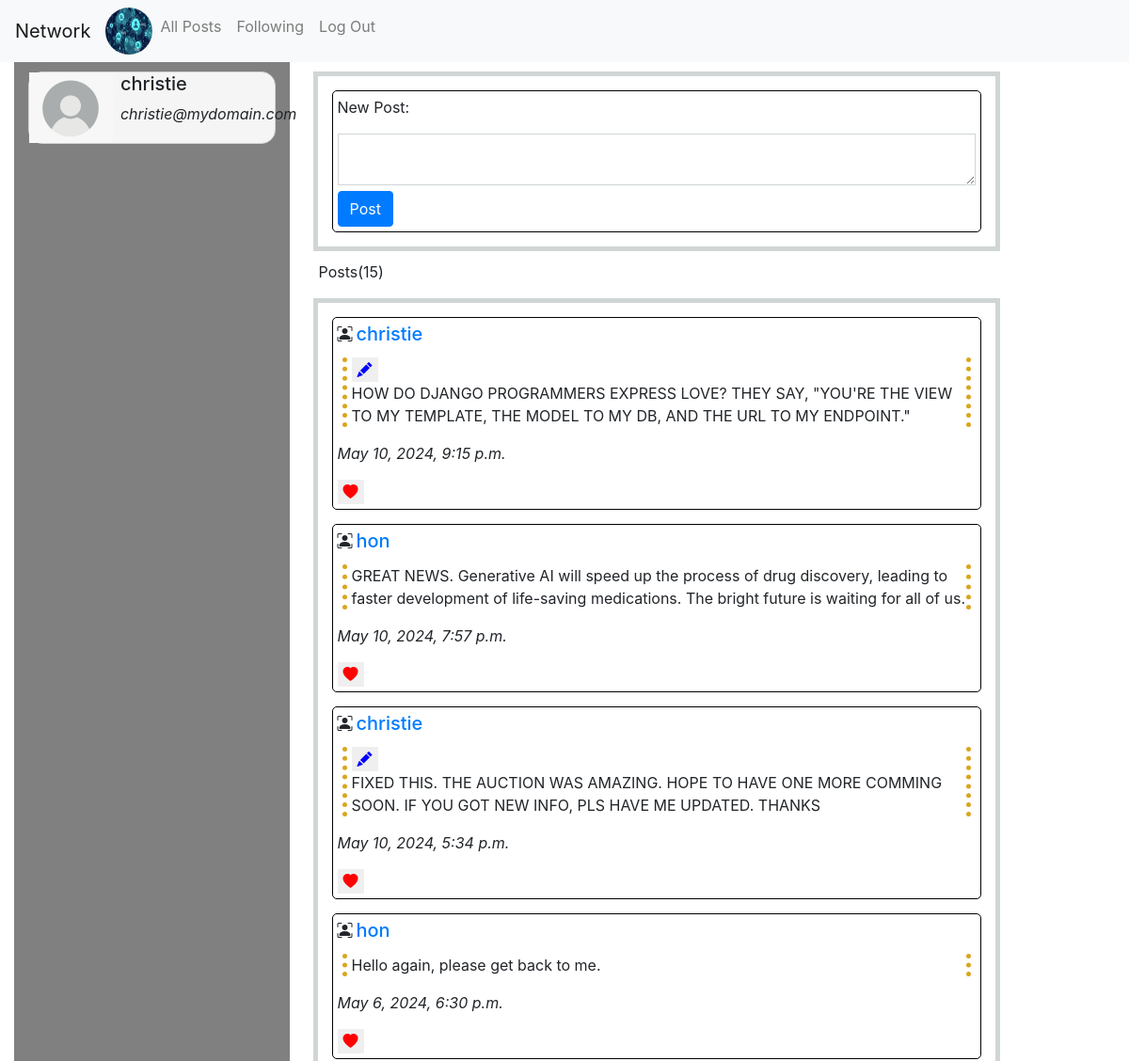
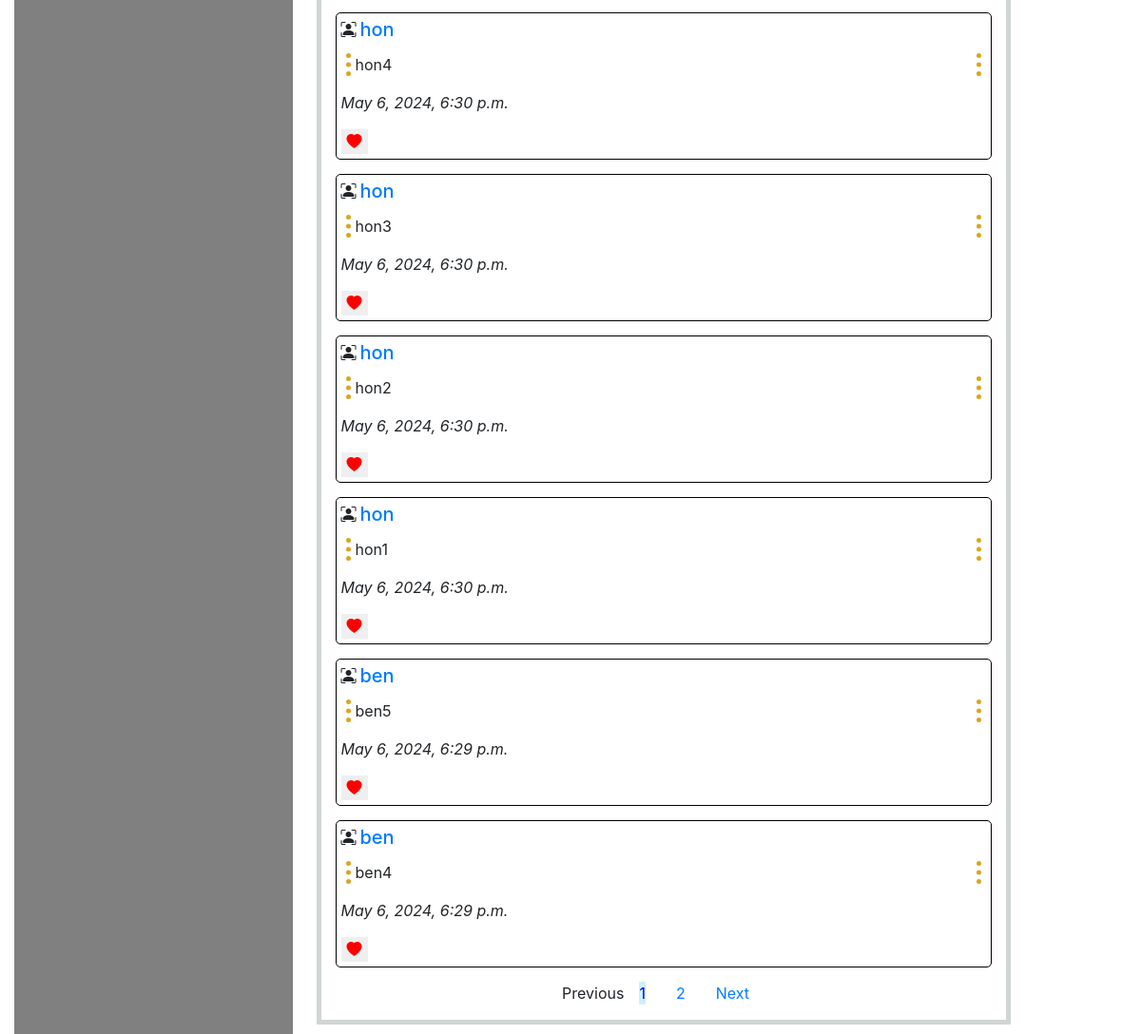
Before: / (signed in) with the older database file (2 pictures, top to bottom).
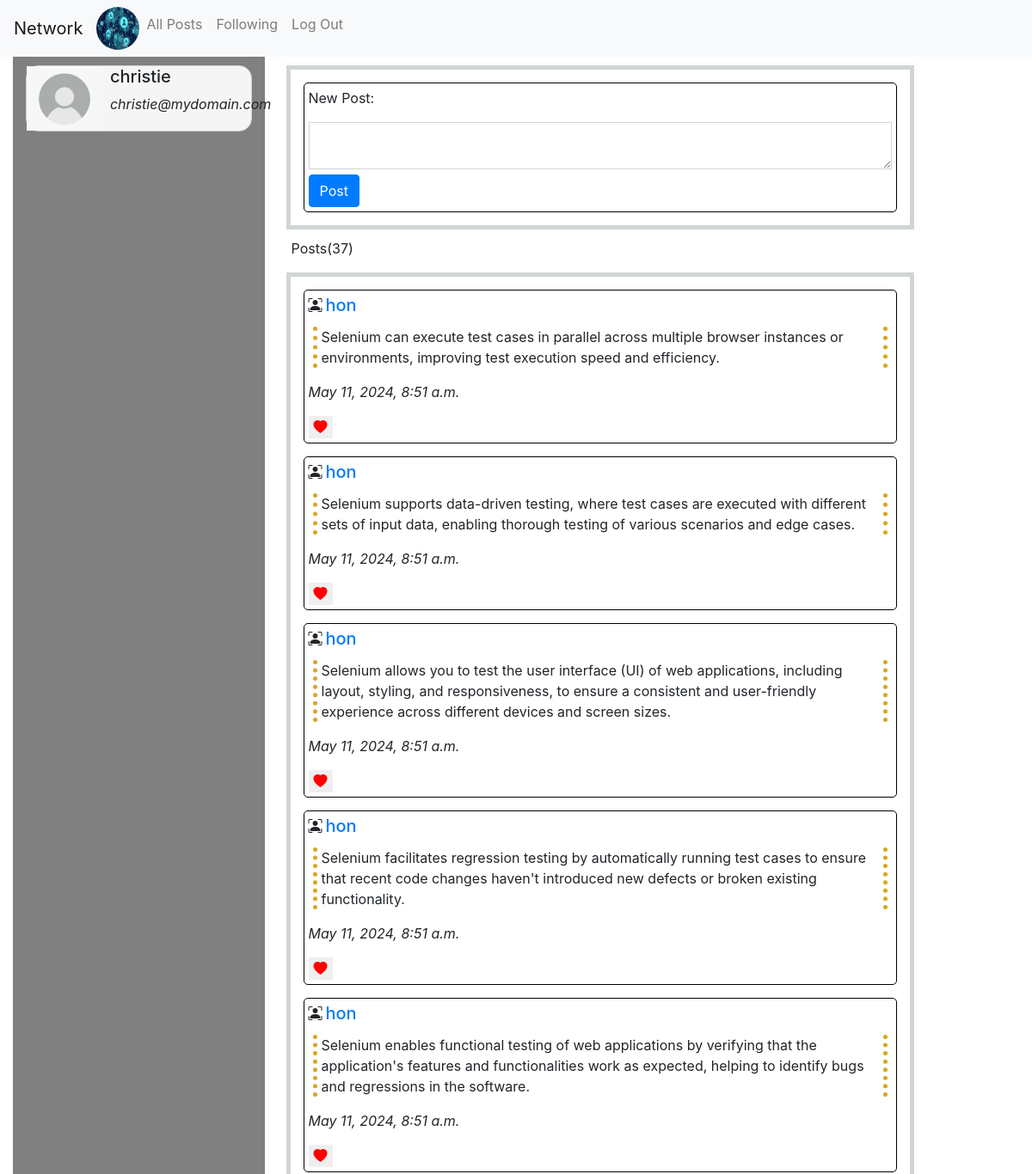
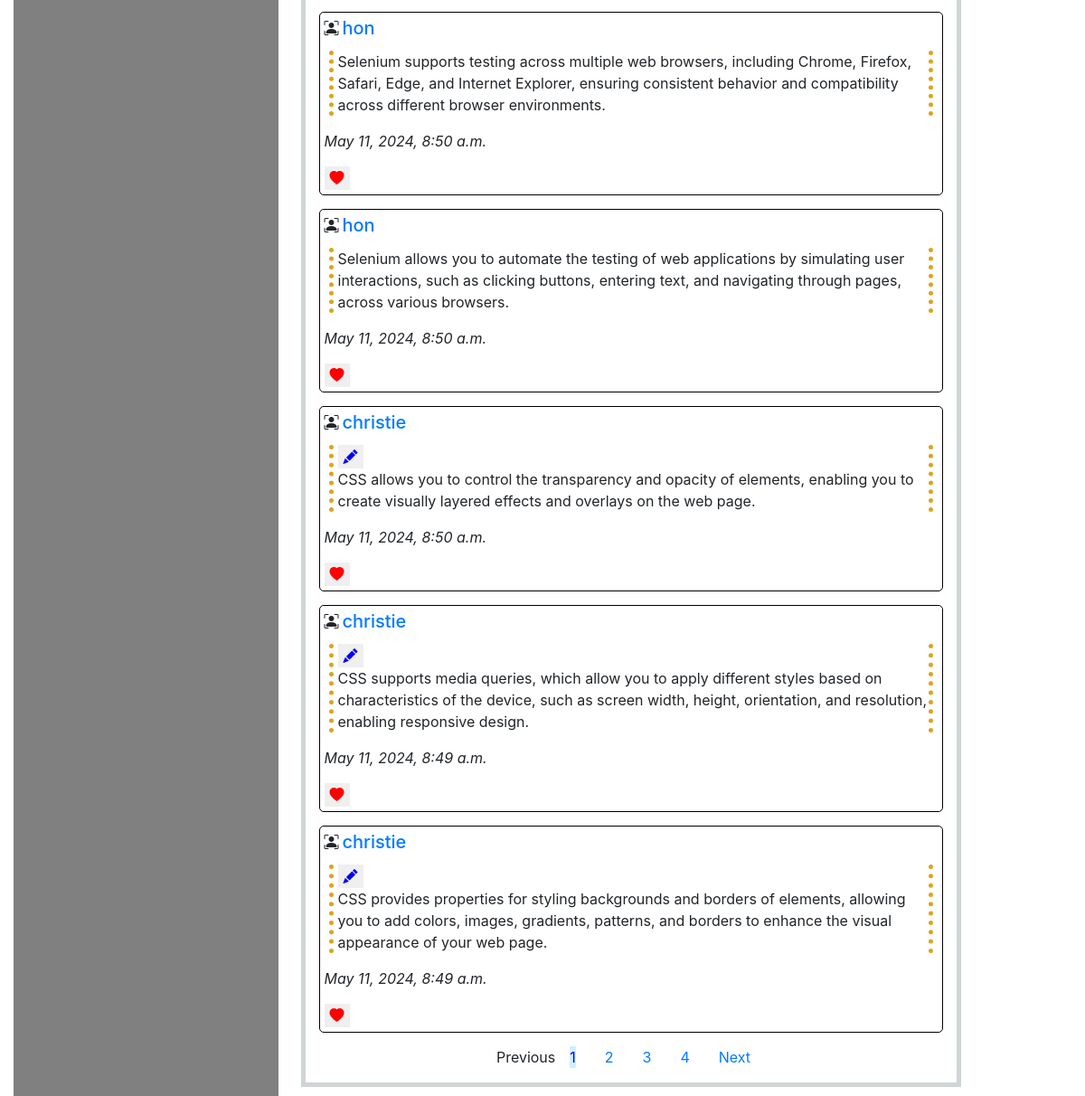
After: the same page with the newer database file (2 pictures, top to bottom).
### network/models.py (models this page shows)
class Post(models.Model):
    poster=models.ForeignKey(User,on_delete=models.CASCADE,related_name="posts")
    content=models.TextField()
    timestamp=models.DateTimeField(auto_now_add=True)

class User(AbstractUser):
    pass

### network/views.py (the view)
# urls.py: path("", views.index, name="index"),
def index(request):
    posts=Post.objects.filter(poster__in=User.objects.all())
    post_counts=len(posts)
    posts=posts.order_by('-timestamp')
    like_counts=[{post.id:post.post_likes.count()} for post in posts]
    key_to_display = 'id'
    for item in like_counts:
        if key_to_display in item:
            logging.debug(f'{item[key_to_display]}')
    paginator = Paginator(posts, 10)
    page = request.GET.get('page', 1)
    try:
        posts = paginator.page(page)
    except PageNotAnInteger:
        posts = paginator.page(1)
    except EmptyPage:
        posts = paginator.page(paginator.num_pages)
    return render(request, "network/index.html",{'posts':posts,'like_counts':like_counts,'post_counts':post_counts})

### network/templates/network/index.html (shortened to what this page needs)
{% extends "network/layout.html" %}
{% load static %}
{%block body %}
<div class="index-container row">
   <div class="col-3 left">
    {%if request.user.is_authenticated%}
      <div class="d-flex person">
         <img src="{% static 'network/images/person.png' %}" alt='person' width="90" height="75" />
         <div class="sub-person ml-2">
            <h5>{{request.user.username}}</h5>
            <p><i>{{request.user.email}}</i></p>
         </div>
      </div>
      {%else%}
      <p>You're not logged in.</p>
      {%endif%}
   </div>
   <div class="col-8">
      <div class="new-post">
         <form action="{% url 'posts' %}" method="POST">
           <div class="sub-new-post">
             <p>New Post:</p>
             <div class="create-input">
               <textarea name="content"></textarea>
             </div>
             <button type="submit" class="btn btn-primary">Post</button>
           </div>
         </form>
       </div>
       {%if post_counts%}
       <p class="ml-3">Posts({{post_counts}})</p>
       {%endif%}
     {%if posts and like_counts%}
       <div class="new-post">
         {%for post in posts %}
         <div class="sub-new-post">
           <div class="d-flex">
             <i class="bi bi-person-bounding-box"></i>
             <h5 class="mx-1">
               <a href="{%url 'profile' post.poster.id %}"
                 >{{post.poster.username}}</a
               >
             </h5>
           </div>
           <div id="original-content-{{ post.id }}" class="original">
              {%if request.user == post.poster%}
              <button type="submit" class="pencil-circle" onclick="enableEdit({{ post.id }})"><i class="bi bi-pencil-fill pencil" id="btnEdit"></i></button>
              {%endif%}
             <p>{{ post.content }}</p>
           </div>
           <p><i>{{ post.timestamp }}</i></p>
           <div class="like">
             <button type="button" data-post-id="{{ post.id }}" class="like-btn liked" id="btnLike">
             <i class="bi bi-heart-fill heart" id="heart-icon-{{ post.id }}"></i>
           </button>
         </div>
       </div>
         {%endfor%}
         <div class="pagination-container">
         {% if posts.has_other_pages %}
           <ul class="pagination justify-content-center">
           {% if posts.has_previous %}
             <li class="mx-3"><a href="?page={{ posts.previous_page_number }}">Previous</a></li>
           {% else %}
             <li class="disabled class="mx-3""><span>Previous</span></li>
           {% endif %}
           {% for i in posts.paginator.page_range %}
             {% if posts.number == i %}
               <li class="active mx-3"><span>{{ i }} <span class="sr-only">(current)</span></span></li>
             {% else %}
               <li class="mx-3"><a href="?page={{ i }}">{{ i }}</a></li>
             {% endif %}
           {% endfor %}
           {% if posts.has_next %}
             <li class="mx-3"><a href="?page={{ posts.next_page_number }}">Next</a></li>
           {% else %}
             <li class="disabled mx-3"><span>Next</span></li>
           {% endif %}
           </ul>
        {% endif %}
           </div>
       </div>
       {%else%}
       <p>No posts have been posted yet!</p>
       {%endif%}
      </div>
</div>
{% endblock %}

Changed rows visible on the page:
no longer on this page (row unchanged): Post: poster.username "christie", content "HOW DO DJANGO PROGRAMMERS EXPRESS LOVE? THEY SAY, \"YOU'RE THE VIEW TO MY TEMPLATE, THE MODEL TO MY DB, AND THE URL TO MY ENDPOINT.\"", timestamp "May 10, 2024, 9:15 p.m."
no longer on this page (row unchanged): Post: poster.username "hon", content "GREAT NEWS. Generative AI will speed up the process of drug discovery, leading to faster development of life-saving medications. The bright future is waiting for all of us.", timestamp "May 10, 2024, 7:57 p.m."
no longer on this page (row unchanged): Post: poster.username "christie", content "FIXED THIS. THE AUCTION WAS AMAZING. HOPE TO HAVE ONE MORE COMMING SOON. IF YOU GOT NEW INFO, PLS HAVE ME UPDATED. THANKS", timestamp "May 10, 2024, 5:34 p.m."
no longer on this page (row unchanged): Post: poster.username "hon", content "Hello again, please get back to me.", timestamp "May 6, 2024, 6:30 p.m."
no longer on this page (row unchanged): Post: poster.username "hon", content "hon4", timestamp "May 6, 2024, 6:30 p.m."
no longer on this page (row unchanged): Post: poster.username "hon", content "hon3", timestamp "May 6, 2024, 6:30 p.m."
no longer on this page (row unchanged): Post: poster.username "hon", content "hon2", timestamp "May 6, 2024, 6:30 p.m."
no longer on this page (row unchanged): Post: poster.username "hon", content "hon1", timestamp "May 6, 2024, 6:30 p.m."
no longer on this page (row unchanged): Post: poster.username "ben", content "ben5", timestamp "May 6, 2024, 6:29 p.m."
no longer on this page (row unchanged): Post: poster.username "ben", content "ben4", timestamp "May 6, 2024, 6:29 p.m."
added Post: poster.username "hon", content "Selenium can execute test cases in parallel across multiple browser instances or environments, improving test execution speed and efficiency.", timestamp "May 11, 2024, 8:51 a.m."
added Post: poster.username "hon", content "Selenium supports data-driven testing, where test cases are executed with different sets of input data, enabling thorough testing of various scenarios and edge cases.", timestamp "May 11, 2024, 8:51 a.m."
added Post: poster.username "hon", content "Selenium allows you to test the user interface (UI) of web applications, including layout, styling, and responsiveness, to ensure a consistent and user-friendly experience across different devices and screen sizes.", timestamp "May 11, 2024, 8:51 a.m."
added Post: poster.username "hon", content "Selenium facilitates regression testing by automatically running test cases to ensure that recent code changes haven't introduced new defects or broken existing functionality.", timestamp "May 11, 2024, 8:51 a.m."
added Post: poster.username "hon", content "Selenium enables functional testing of web applications by verifying that the application's features and functionalities work as expected, helping to identify bugs and regressions in the software.", timestamp "May 11, 2024, 8:51 a.m."
added Post: poster.username "hon", content "Selenium supports testing across multiple web browsers, including Chrome, Firefox, Safari, Edge, and Internet Explorer, ensuring consistent behavior and compatibility across different browser environments.", timestamp "May 11, 2024, 8:50 a.m."
added Post: poster.username "hon", content "Selenium allows you to automate the testing of web applications by simulating user interactions, such as clicking buttons, entering text, and navigating through pages, across various browsers.", timestamp "May 11, 2024, 8:50 a.m."
added Post: poster.username "christie", content "CSS allows you to control the transparency and opacity of elements, enabling you to create visually layered effects and overlays on the web page.", timestamp "May 11, 2024, 8:50 a.m."
added Post: poster.username "christie", content "CSS supports media queries, which allow you to apply different styles based on characteristics of the device, such as screen width, height, orientation, and resolution, enabling responsive design.", timestamp "May 11, 2024, 8:49 a.m."
added Post: poster.username "christie", content "CSS provides properties for styling backgrounds and borders of elements, allowing you to add colors, images, gradients, patterns, and borders to enhance the visual appearance of your web page.", timestamp "May 11, 2024, 8:49 a.m."
Other visible differences:
{{ post_counts }}: "15" → "37"
new list line: "3"
new list line: "4"
